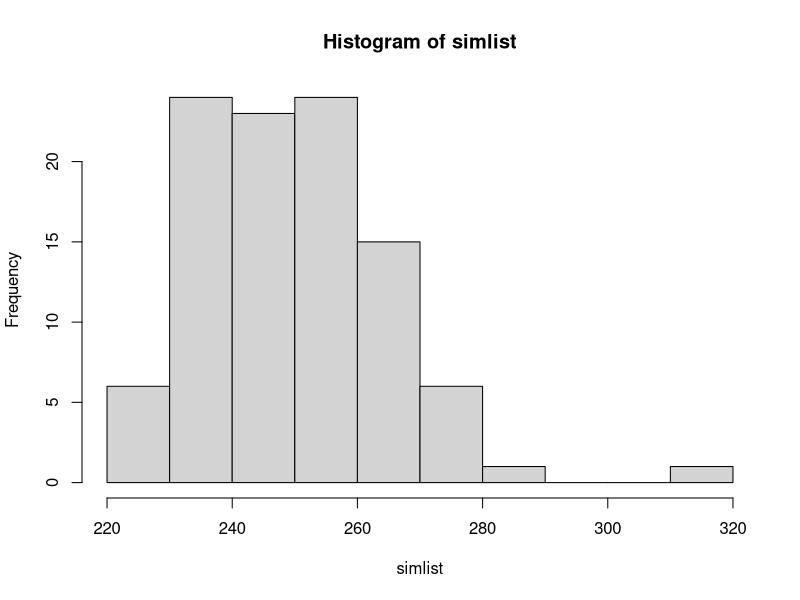

This figure's R source:
# darwin.R
# Example 5.4
# Darwin's finches 
# For 1,000 iterations code takes a few minutes to run

dmat <- matrix(c(rep(1,17),rep(1,11),0,0,1,0,1,1,
rep(1,13),0,1,0,0,
rep(1,13),0,0,0,0,
1,0,rep(1,11),0,0,0,0,
rep(1,11),0,0,0,0,0,0,  1,1,1,1,1,0,1,1,0,0,0,0,0,1,0,1,1,1,1,1,1,1,1,0,1,1,1,1,0,0,0,0,0,0,rep(1,10),rep(0,7),1,1,1,1,0,1,1,rep(0,10),rep(0,13),1,1,0,0,1,1,rep(0,15),0,0,0,0,1,rep(0,12)),byrow=T,ncol=17)

# Is a 2x2 matrix swappable?
swappable <- function(sub)  {
    if ( ((sub[1,1]+sub[2,2] ==2) & (sub[2,1]+sub[1,2]==0)) |
   ((sub[1,1]+sub[2,2] ==0) & (sub[2,1] + sub[1,2]==2))) 1 else 0 }

# count checkerboards
checkercount <- function(mat) { ct <- 0
	for (i1 in 1:12) {
	 for (i2 in (i1+1):13) {
	   for (j1 in 1:16) {
	     for (j2 in (j1+1):17) {
	    			p <- swappable(mat[c(i1,i2),c(j1,j2)])
	    			ct <- ct + p }
	    			# if (p == 1) print(matrix(c(i1,i2,j1,j2),nrow=2,byrow=F)) }
	    		}}}
		ct }
	
trials <- 100
simlist <- numeric(trials)
state <- dmat
for (i in 1: trials) {
  sw <- 0
  new <- state
  while (sw <1) {
  	r <- sample(1:13,2,replace=F)
    c <- sample(1:17,2,replace=F)
    sub <- state[r,c]
    if (swappable(sub)) sw <- 1   }
    if (state[r[1],c[1]]==1)  new[r,c] <- c(0,1,1,0) else new[r,c] <- c(1,0,0,1)
    p <- checkercount(new)/checkercount(state)
    if (runif(1) < p) state <- new 
    simlist[i] <- checkercount(state)
    }
hist(simlist)
mean(simlist)
  